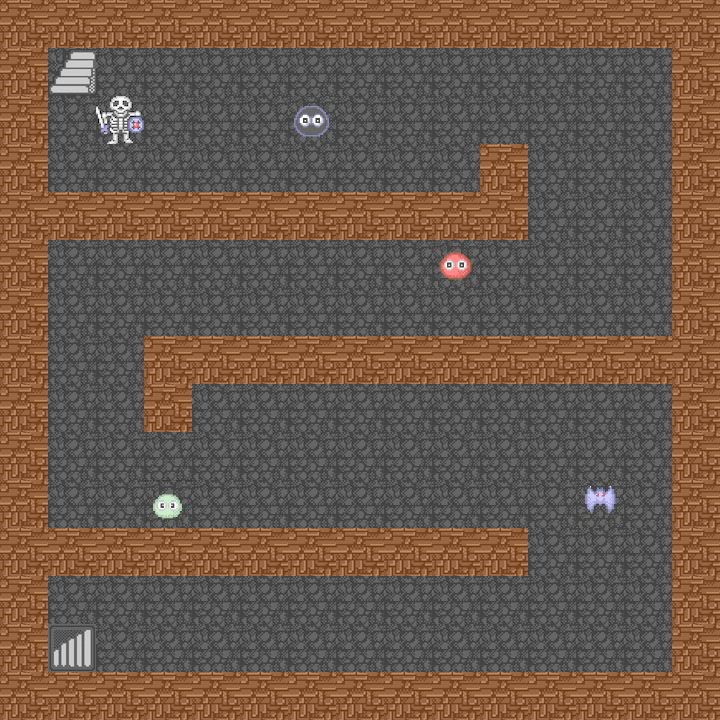

A 2D game scene composited from a Tiled map and its tileset images. What follows is a short description and the map's XML, with each tile layer's data collapsed to a summary:
An orthogonal 15x15 tile map with 48x48 px tiles, 3 tile layers (ground, walls, objects_entity) and 8 objects.

<map version="1.10" tiledversion="1.11.2" orientation="orthogonal" renderorder="right-down" width="15" height="15" tilewidth="48" tileheight="48" infinite="0" nextlayerid="6" nextobjectid="27">
 <editorsettings>
  <export target="../../public/assets/scene_2_combat.json" format="json" />
 </editorsettings>
 <tileset firstgid="1" name="sprite" tilewidth="48" tileheight="48" tilecount="182" columns="13">
  <image source="../tiles/sprite.png" width="624" height="672" />
  <tile id="8">
   <properties>
    <property name="kind" value="mentor" />
   </properties>
  </tile>
  <tile id="9">
   <properties>
    <property name="kind" value="mentor" />
   </properties>
  </tile>
  <tile id="112">
   <properties>
    <property name="kind" value="item" />
    <property name="name" value="wing" />
   </properties>
  </tile>
  <tile id="113">
   <properties>
    <property name="kind" value="item" />
    <property name="name" value="wing" />
   </properties>
  </tile>
  <tile id="117">
   <properties>
    <property name="dir" value="down" />
    <property name="kind" value="player" />
    <property name="seq" value="0" />
   </properties>
  </tile>
  <tile id="118">
   <properties>
    <property name="dir" value="down" />
    <property name="kind" value="player" />
    <property name="seq" value="1" />
   </properties>
  </tile>
  <tile id="119">
   <properties>
    <property name="dir" value="default" />
    <property name="kind" value="player" />
   </properties>
  </tile>
  <tile id="120">
   <properties>
    <property name="dir" value="up" />
    <property name="kind" value="player" />
    <property name="seq" value="0" />
   </properties>
  </tile>
  <tile id="121">
   <properties>
    <property name="dir" value="up" />
    <property name="kind" value="player" />
    <property name="seq" value="1" />
   </properties>
  </tile>
  <tile id="122">
   <properties>
    <property name="dir" value="left" />
    <property name="kind" value="player" />
    <property name="seq" value="0" />
   </properties>
  </tile>
  <tile id="123">
   <properties>
    <property name="dir" value="left" />
    <property name="kind" value="player" />
    <property name="seq" value="1" />
   </properties>
  </tile>
  <tile id="124">
   <properties>
    <property name="dir" value="right" />
    <property name="kind" value="player" />
    <property name="seq" value="0" />
   </properties>
  </tile>
  <tile id="125">
   <properties>
    <property name="dir" value="right" />
    <property name="kind" value="player" />
    <property name="seq" value="1" />
   </properties>
  </tile>
  <tile id="130">
   <properties>
    <property name="kind" value="item" />
    <property name="name" value="sword" />
   </properties>
  </tile>
  <tile id="131">
   <properties>
    <property name="kind" value="item" />
    <property name="name" value="sword" />
   </properties>
  </tile>
  <tile id="132">
   <properties>
    <property name="kind" value="item" />
    <property name="name" value="sword" />
   </properties>
  </tile>
  <tile id="133">
   <properties>
    <property name="kind" value="item" />
    <property name="name" value="sword" />
   </properties>
  </tile>
  <tile id="134">
   <properties>
    <property name="kind" value="item" />
    <property name="name" value="sword" />
   </properties>
  </tile>
  <tile id="135">
   <properties>
    <property name="color" value="green" />
    <property name="gid" value="key_green" />
    <property name="kind" value="key" />
    <property name="name" value="green key" />
   </properties>
  </tile>
  <tile id="136">
   <properties>
    <property name="color" value="blue" />
    <property name="gid" value="key_blue" />
    <property name="kind" value="key" />
    <property name="name" value="blue key" />
   </properties>
  </tile>
  <tile id="137">
   <properties>
    <property name="color" value="red" />
    <property name="gid" value="key_red" />
    <property name="kind" value="key" />
    <property name="name" value="red key" />
   </properties>
  </tile>
  <tile id="143">
   <properties>
    <property name="kind" value="item" />
    <property name="name" value="shield" />
   </properties>
  </tile>
  <tile id="144">
   <properties>
    <property name="kind" value="item" />
    <property name="name" value="shield" />
   </properties>
  </tile>
  <tile id="145">
   <properties>
    <property name="kind" value="item" />
    <property name="name" value="shield" />
   </properties>
  </tile>
  <tile id="146">
   <properties>
    <property name="kind" value="item" />
    <property name="name" value="shield" />
   </properties>
  </tile>
  <tile id="147">
   <properties>
    <property name="kind" value="item" />
    <property name="name" value="shield" />
   </properties>
  </tile>
  <tile id="148">
   <properties>
    <property name="color" value="yellow" />
    <property name="kind" value="door" />
   </properties>
  </tile>
  <tile id="149">
   <properties>
    <property name="color" value="blue" />
    <property name="kind" value="door" />
   </properties>
  </tile>
  <tile id="150">
   <properties>
    <property name="color" value="red" />
    <property name="kind" value="door" />
   </properties>
  </tile>
  <tile id="157">
   <properties>
    <property name="dir" value="down" />
    <property name="kind" value="stairs" />
   </properties>
  </tile>
  <tile id="158">
   <properties>
    <property name="dir" value="up" />
    <property name="kind" value="stairs" />
   </properties>
  </tile>
  <tile id="162">
   <properties>
    <property name="color" value="blue" />
    <property name="kind" value="item" />
    <property name="name" value="diamond" />
   </properties>
  </tile>
  <tile id="163">
   <properties>
    <property name="color" value="red" />
    <property name="kind" value="item" />
    <property name="name" value="diamond" />
   </properties>
  </tile>
  <tile id="175">
   <properties>
    <property name="kind" value="item" />
   </properties>
  </tile>
  <tile id="176">
   <properties>
    <property name="kind" value="item" />
   </properties>
  </tile>
 </tileset>
 <layer id="1" name="ground" width="15" height="15">
  <data>[225 cells, 225 non-empty, 1 distinct tile ids]</data>
 </layer>
 <layer id="2" name="walls" width="15" height="15">
  <data>[225 cells, 89 non-empty, 1 distinct tile ids]</data>
 </layer>
 <layer id="4" name="objects_entity" width="15" height="15">
  <data>[225 cells, 7 non-empty, 7 distinct tile ids]</data>
 </layer>
 <objectgroup id="5" name="objects">
  <object id="18" x="145.556" y="482.222" width="46.6667" height="44.4444">
   <properties>
    <property name="basic_atk" type="int" value="2" />
    <property name="basic_hp" type="int" value="10" />
    <property name="kind" value="monster" />
    <property name="name" value="Slime" />
   </properties>
  </object>
  <object id="19" x="431.111" y="240" width="46.6667" height="44.4444">
   <properties>
    <property name="basic_atk" type="int" value="2" />
    <property name="basic_hp" type="int" value="10" />
    <property name="kind" value="monster" />
    <property name="name" value="Slime" />
   </properties>
  </object>
  <object id="20" x="287.778" y="96.6667" width="46.6667" height="44.4444">
   <properties>
    <property name="basic_atk" type="int" value="2" />
    <property name="basic_hp" type="int" value="10" />
    <property name="kind" value="monster" />
    <property name="name" value="Slime" />
   </properties>
  </object>
  <object id="21" x="88.8889" y="96.6667" width="62.2223" height="53.3333">
   <properties>
    <property name="basic_atk" type="int" value="2" />
    <property name="basic_hp" type="int" value="10" />
    <property name="kind" value="monster" />
    <property name="name" value="Skeleton" />
   </properties>
  </object>
  </objectgroup>
</map>
<!-- 4 of 8 objects omitted -->
